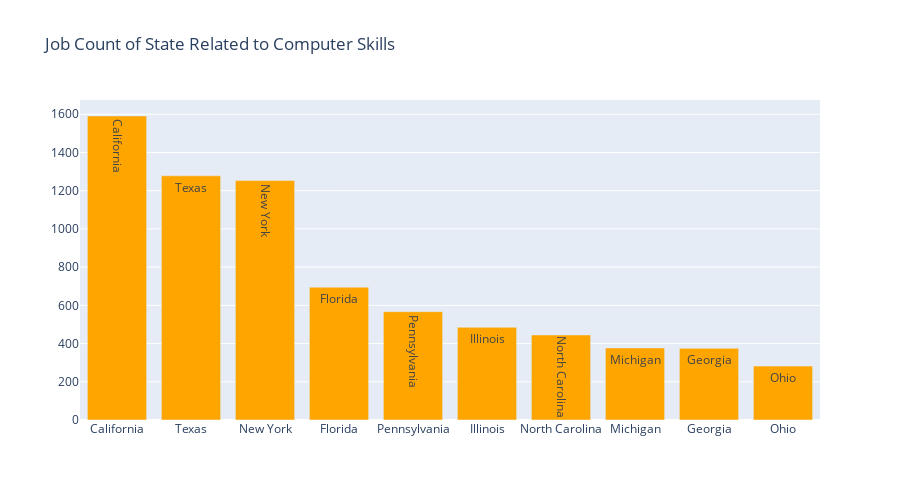

The notebook cell saved with this chart:
### Code cell
# EDA: visualize bar plot (Job Count of State)
state_count = jobs.groupby(['state']).agg({'title':'count'}).sort_values('title', ascending=False).rename(columns={'title':'job_count'})

data = [Bar(x=state_count.index, y=state_count['job_count'], text=state_count.index, marker={'color':'orange'})]
layout = Layout(title="Job Count of State Related to Computer Skills", width = 900, height = 500)

fig = Figure(data=data, layout=layout)

plotly.offline.iplot(fig, show_link=False)

### Figure 1 — Plotly figure (JSON) as saved in the notebook; plotly's stock layout.template omitted (floating-point values rounded to 4 significant figures)
{"data": [{"marker": {"color": "orange"}, "text": ["California", "Texas", "New York", "Florida", "Pennsylvania", "Illinois", "North Carolina", "Michigan", "Georgia", "Ohio"], "type": "bar", "x": ["California", "Texas", "New York", "Florida", "Pennsylvania", "Illinois", "North Carolina", "Michigan", "Georgia", "Ohio"], "y": [1591, 1278, 1253, 695, 567, 485, 445, 377, 375, 282]}], "layout": {"height": 500, "title": {"text": "Job Count of State Related to Computer Skills"}, "width": 900}}
